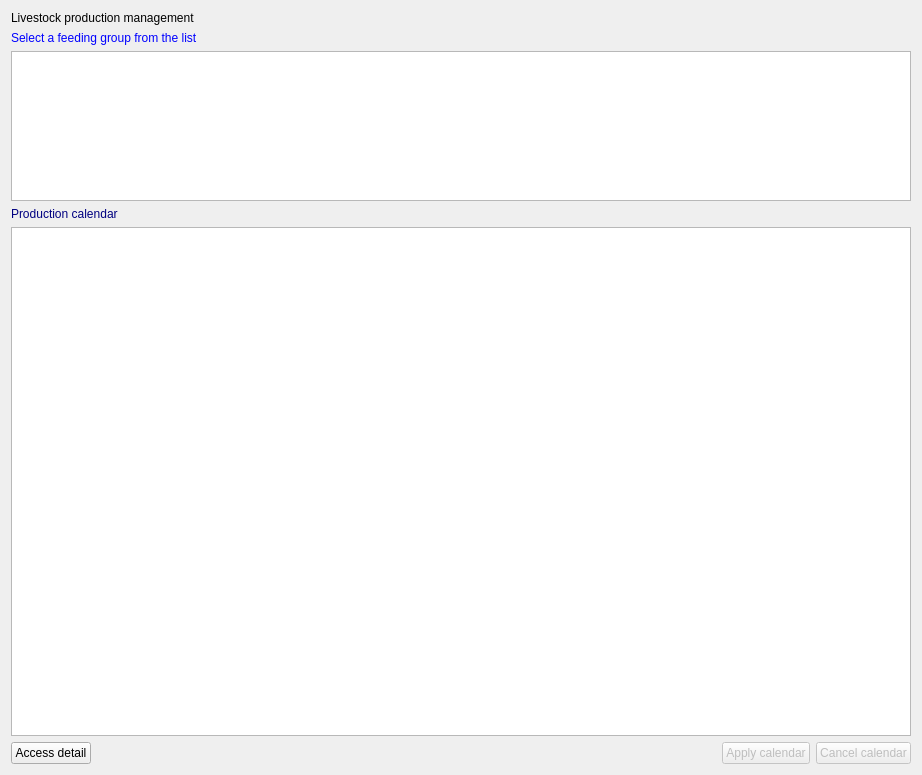
<?xml version="1.0" encoding="UTF-8"?>
<ui version="4.0">
 <class>livestockproduction</class>
 <widget class="QWidget" name="livestockproduction">
  <property name="geometry">
   <rect>
    <x>0</x>
    <y>0</y>
    <width>922</width>
    <height>775</height>
   </rect>
  </property>
  <property name="toolTip">
   <string/>
  </property>
  <layout class="QVBoxLayout" name="verticalLayout_4">
   <item>
    <widget class="QLabel" name="Label16">
     <property name="enabled">
      <bool>true</bool>
     </property>
     <property name="palette">
      <palette>
       <active>
        <colorrole role="WindowText">
         <brush brushstyle="SolidPattern">
          <color alpha="255">
           <red>0</red>
           <green>0</green>
           <blue>0</blue>
          </color>
         </brush>
        </colorrole>
       </active>
       <inactive>
        <colorrole role="WindowText">
         <brush brushstyle="SolidPattern">
          <color alpha="255">
           <red>0</red>
           <green>0</green>
           <blue>0</blue>
          </color>
         </brush>
        </colorrole>
       </inactive>
       <disabled>
        <colorrole role="WindowText">
         <brush brushstyle="SolidPattern">
          <color alpha="255">
           <red>0</red>
           <green>0</green>
           <blue>0</blue>
          </color>
         </brush>
        </colorrole>
       </disabled>
      </palette>
     </property>
     <property name="toolTip">
      <string/>
     </property>
     <property name="text">
      <string>Livestock production management</string>
     </property>
    </widget>
   </item>
   <item>
    <layout class="QVBoxLayout" name="verticalLayout_3">
     <item>
      <widget class="QLabel" name="Label1">
       <property name="enabled">
        <bool>true</bool>
       </property>
       <property name="palette">
        <palette>
         <active>
          <colorrole role="WindowText">
           <brush brushstyle="SolidPattern">
            <color alpha="255">
             <red>0</red>
             <green>0</green>
             <blue>255</blue>
            </color>
           </brush>
          </colorrole>
         </active>
         <inactive>
          <colorrole role="WindowText">
           <brush brushstyle="SolidPattern">
            <color alpha="255">
             <red>0</red>
             <green>0</green>
             <blue>255</blue>
            </color>
           </brush>
          </colorrole>
         </inactive>
         <disabled>
          <colorrole role="WindowText">
           <brush brushstyle="SolidPattern">
            <color alpha="255">
             <red>0</red>
             <green>0</green>
             <blue>255</blue>
            </color>
           </brush>
          </colorrole>
         </disabled>
        </palette>
       </property>
       <property name="toolTip">
        <string/>
       </property>
       <property name="text">
        <string>Select a feeding group from the list</string>
       </property>
      </widget>
     </item>
     <item>
      <widget class="QTableView" name="AdvListView1">
       <property name="enabled">
        <bool>true</bool>
       </property>
       <property name="sizePolicy">
        <sizepolicy hsizetype="Expanding" vsizetype="Minimum">
         <horstretch>0</horstretch>
         <verstretch>0</verstretch>
        </sizepolicy>
       </property>
       <property name="maximumSize">
        <size>
         <width>16777215</width>
         <height>150</height>
        </size>
       </property>
       <property name="toolTip">
        <string/>
       </property>
      </widget>
     </item>
    </layout>
   </item>
   <item>
    <layout class="QVBoxLayout" name="verticalLayout">
     <item>
      <widget class="QLabel" name="Label3">
       <property name="enabled">
        <bool>true</bool>
       </property>
       <property name="palette">
        <palette>
         <active>
          <colorrole role="WindowText">
           <brush brushstyle="SolidPattern">
            <color alpha="255">
             <red>0</red>
             <green>0</green>
             <blue>128</blue>
            </color>
           </brush>
          </colorrole>
         </active>
         <inactive>
          <colorrole role="WindowText">
           <brush brushstyle="SolidPattern">
            <color alpha="255">
             <red>0</red>
             <green>0</green>
             <blue>128</blue>
            </color>
           </brush>
          </colorrole>
         </inactive>
         <disabled>
          <colorrole role="WindowText">
           <brush brushstyle="SolidPattern">
            <color alpha="255">
             <red>0</red>
             <green>0</green>
             <blue>128</blue>
            </color>
           </brush>
          </colorrole>
         </disabled>
        </palette>
       </property>
       <property name="toolTip">
        <string/>
       </property>
       <property name="text">
        <string>Production calendar</string>
       </property>
      </widget>
     </item>
     <item>
      <widget class="QTableView" name="AdvListView5">
       <property name="enabled">
        <bool>true</bool>
       </property>
       <property name="sizePolicy">
        <sizepolicy hsizetype="Expanding" vsizetype="Expanding">
         <horstretch>0</horstretch>
         <verstretch>0</verstretch>
        </sizepolicy>
       </property>
       <property name="toolTip">
        <string>Right click to set additional information</string>
       </property>
      </widget>
     </item>
    </layout>
   </item>
   <item>
    <layout class="QHBoxLayout" name="horizontalLayout">
     <item>
      <widget class="QPushButton" name="cmddetails">
       <property name="text">
        <string>Access detail</string>
       </property>
      </widget>
     </item>
     <item>
      <spacer name="horizontalSpacer">
       <property name="orientation">
        <enum>Qt::Horizontal</enum>
       </property>
       <property name="sizeHint" stdset="0">
        <size>
         <width>40</width>
         <height>20</height>
        </size>
       </property>
      </spacer>
     </item>
     <item>
      <widget class="QPushButton" name="BitBtn5">
       <property name="enabled">
        <bool>false</bool>
       </property>
       <property name="toolTip">
        <string>Apply to set additional info</string>
       </property>
       <property name="text">
        <string>Apply calendar</string>
       </property>
       <property name="icon">
        <iconset resource="../images.qrc">
         <normaloff>:/images/apply.png</normaloff>:/images/apply.png</iconset>
       </property>
       <property name="flat">
        <bool>false</bool>
       </property>
      </widget>
     </item>
     <item>
      <widget class="QPushButton" name="BitBtn1">
       <property name="enabled">
        <bool>false</bool>
       </property>
       <property name="toolTip">
        <string/>
       </property>
       <property name="text">
        <string>Cancel calendar</string>
       </property>
       <property name="icon">
        <iconset resource="../images.qrc">
         <normaloff>:/images/cancel.png</normaloff>:/images/cancel.png</iconset>
       </property>
       <property name="flat">
        <bool>false</bool>
       </property>
      </widget>
     </item>
    </layout>
   </item>
  </layout>
 </widget>
 <resources>
  <include location="../images.qrc"/>
 </resources>
 <connections/>
</ui>
